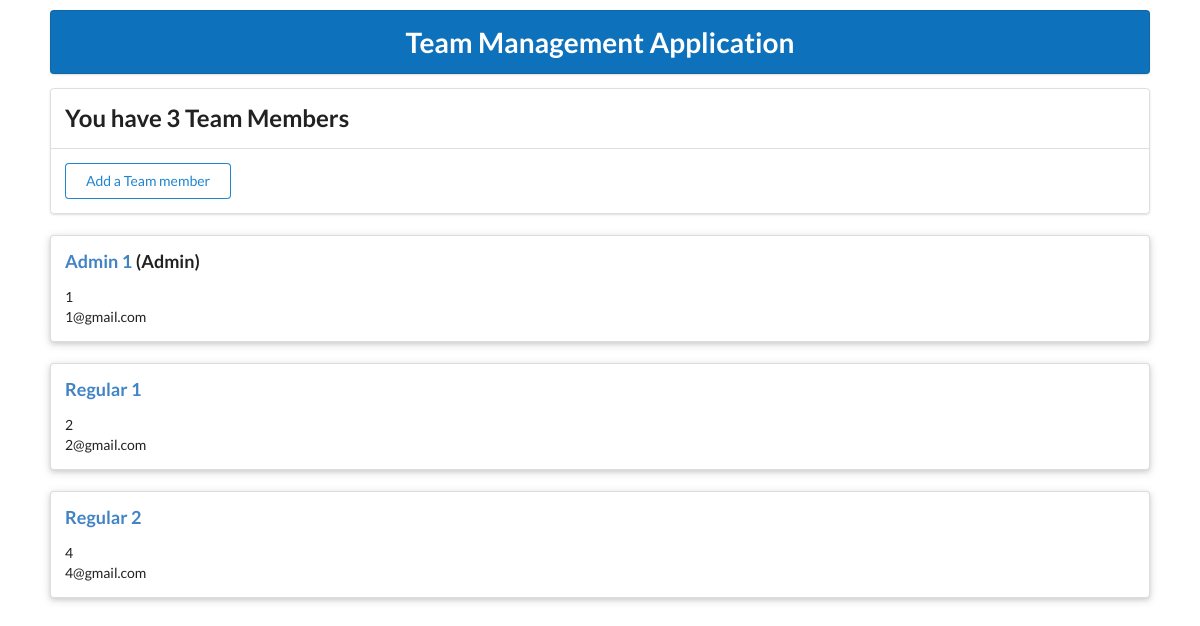
The page / on the database its author committed.
### teamapp/models.py (models this page shows)
class Member(models.Model):
    first_name = models.CharField(max_length=100)
    last_name = models.CharField(max_length=100)
    phone_number = models.CharField(max_length=15)
    email = models.EmailField()
    CHOICES = [
        ('Admin', 'Admin'),
        ('General', 'General'),
    ]
    role = models.CharField(
        choices=CHOICES, max_length=100, default='Admin')

### teamapp/views.py (the view)
# urls.py: path('', views.member_list, name='member_list'),
def member_list(request):
    members = Member.objects.all()
    return render(request, 'member_list.html', {'members': members})

### templates/member_list.html (shortened to what this page needs)
{% load static %}
<link rel="stylesheet" type="text/css" href="{% static 'CSS/semantic.min.css' %}">
<head>
    <div class="ui one item menu" style="background-color: #0d71bb">
        <a class="item"><h1 style="color: white">Team Management Application</h1></a>
    </div>
</head>
<body style="padding: 10px 50px 50px 50px">
<div class="ui segments rasied">
      <div class="ui segment">
         <h2>You have {{ members.count }} Team Members</h2>
      </div>
      <div class="ui segment">
         <a href="{% url 'member_add' %}">
            <button class="ui blue basic button" style="align-items: flex-end">Add a Team member</button>
         </a>
      </div>
</div>
    {% for member in members %}
        <div class="ui items raised segment">
            <div class="content">
                <h3>
                <a class="header" href="{% url 'member_edit' member.id %}">{{ member.first_name }} {{ member.last_name }}</a>
                {% if member.role == "Admin" %}
                  <span>({{ member.role }})</span>
                {% endif %}
                </h3>
                <div class="meta">
                    <span>{{ member.phone_number }}</span>
                </div>
                <div class="meta">
                    <span>{{ member.email }}</span>
                </div>
            </div>
        </div>
    {% endfor %}
</body>

### rows shown on the page
Member: first_name "Admin", last_name "1", role "Admin", phone_number "1", email "1@gmail.com"
Member: first_name "Regular", last_name "1", phone_number "2", email "2@gmail.com"
Member: first_name "Regular", last_name "2", phone_number "4", email "4@gmail.com"

### other values the page prints
{{ members.count }} "3"
